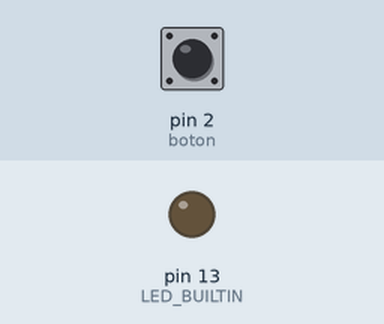
Simulated run of this sketch. Board: Arduino Uno, built with avr-gcc and run on an emulated ATmega328P. On the bench: output pins drawn as LEDs (lit = HIGH). Dashed ring = blinking. The test bench sets the inputs (shaded band); at power-on: pin 2 (boton) HIGH. What the sketch prints to the serial monitor is not drawn.

Above: at 1.2 s.
1.3 s: pin 2 (boton) pulled LOW for 0.15 s
At 2.3 s:
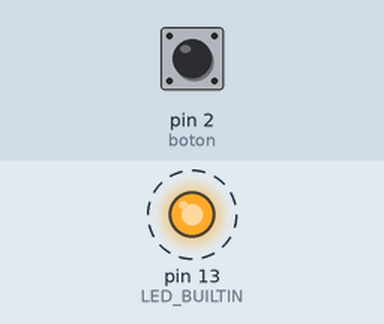
Timing chart, 0 to 12.3 s (numbered marks = the images above; inputs shaded):
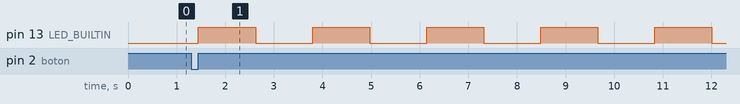

The sketch:

ejercicio8.ino
```cpp
//Ejercico 8

const int boton = 2;

void funcion(){
  for (int i=0;i<5;i++){
    digitalWrite(LED_BUILTIN, HIGH);   // turn the LED on (HIGH is the voltage level)file:///home/kev/Documentos/Diplomado/Practica1/Ejercicio5/Ejercicio5.ino

    delay(250000);                       // wait for a second
    digitalWrite(LED_BUILTIN, LOW);    // turn the LED off by making the voltage LOW
    delay(250000);
  }
}
void setup() {
  // put your setup code here, to run once:
  pinMode(LED_BUILTIN, OUTPUT);
  pinMode(boton, INPUT_PULLUP);
  Serial.begin(9600);
  attachInterrupt(0,funcion,RISING);

}

void loop() {
  // put your main code here, to run repeatedly:
  if(digitalRead(boton)){
    Serial.println("Encendio");
  }
  delay(50);
  //digitalWrite(LED_BUILTIN, HIGH);
}
```

Measured:
- after the input at 1.3 s, pin 13 (LED_BUILTIN): alternates HIGH for 1.2 s and LOW for 1.2 s, starting after 0.15 s
